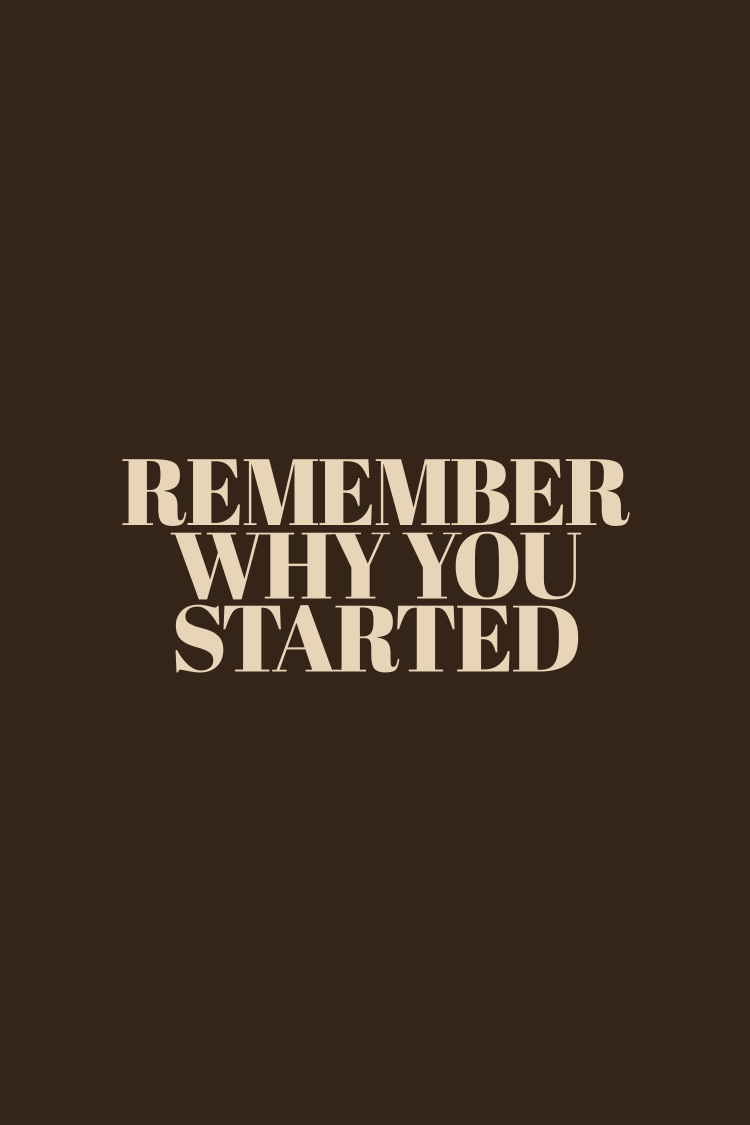
#> input picture cocoa/references/D11_m02-remember-why.png, 4500 x 6750 px (shown at 1/6 size)
$ python -i crop-listing-hero.py   (imports and definitions only)
#> lines starting #> are read from the running program, lines starting #| are printed output that depends on the picture
#> further down, picture is the input picture: PIL image 4500x6750 RGB; mean R, G, B 61.9, 44.8, 32
"""Crop existing framed listing JPEGs into cover cards. Does not re-sit prints."""

from __future__ import annotations

import argparse
import json
import shutil
from pathlib import Path

from PIL import Image, ImageDraw, ImageFont


ROOT = Path(__file__).resolve().parent.parent
JOBS_PATH = ROOT / "scripts" / "cover-crops.json"
SHORT_SIDE = 2000


def die(message: str, code: int = 1) -> None:
    raise SystemExit(message)


def load_jobs() -> dict:
    return json.loads(JOBS_PATH.read_text(encoding="utf-8"))


# [23 lines left out: functions parse_box, resolve_box, not called in this run]


def fit_aspect(image: Image.Image, ratio: float) -> Image.Image:
    """Center-crop to width/height = ratio so a 1:1 tile still shows the oak."""
#> called with ratio = 0.8
    w, h = image.size
#> w = 4500; h = 6750
    target_w = w
#> target_w = 4500
    target_h = int(round(w / ratio))
#> target_h = 5625
    if target_h > h:
        target_h = h
        target_w = int(round(h * ratio))
    left = (w - target_w) // 2
#> left = 0
    top = (h - target_h) // 2
#> top = 562
    return image.crop((left, top, left + target_w, top + target_h))
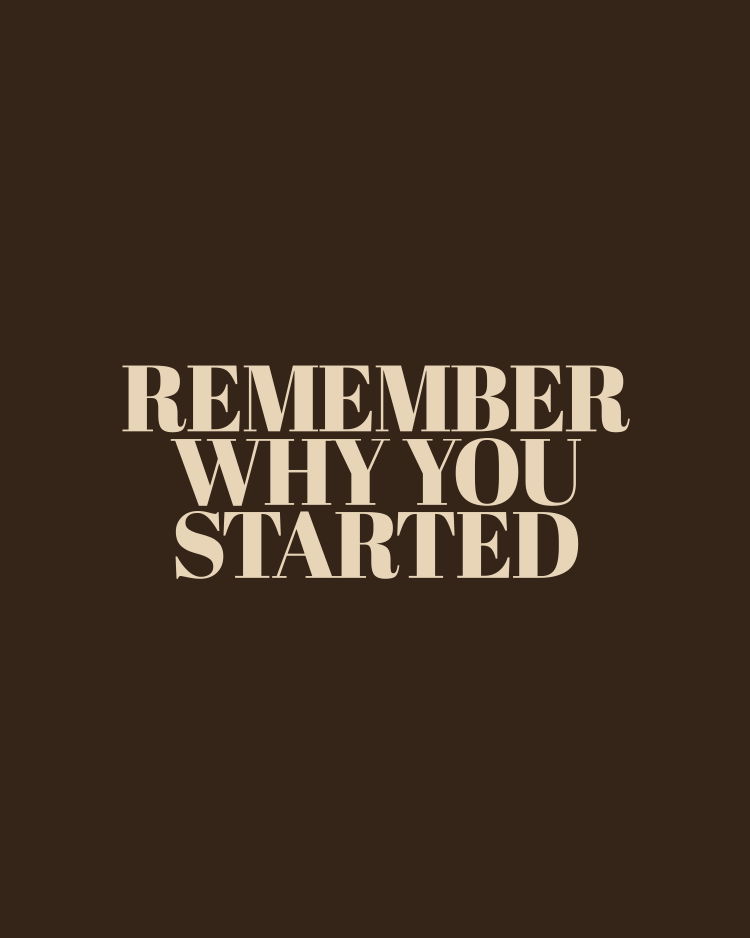
#> returned value: PIL image 4500x5625 RGB (shown at 1/6 size); mean R, G, B 63.7, 46.6, 33.6


def save_hero(image: Image.Image, dest: Path) -> None:
    rgb = fit_aspect(image.convert("RGB"), 4 / 5)
    w, h = rgb.size
#> w = 4500; h = 5625
    short = min(w, h)
#> short = 4500
    if short > SHORT_SIDE:
        scale = SHORT_SIDE / short
#> scale = 0.444
        rgb = rgb.resize((int(w * scale), int(h * scale)), Image.Resampling.LANCZOS)
#> (the run stopped early here; a loop or call above may not have finished)
